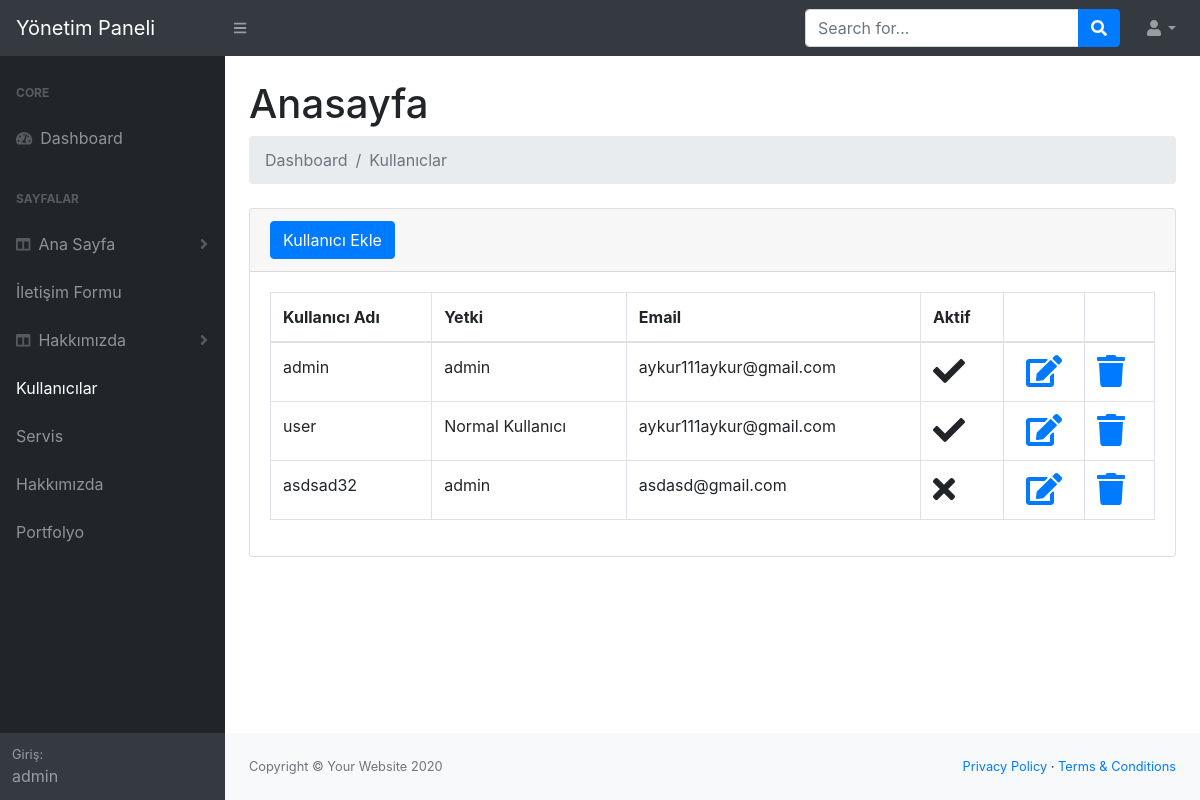
/site/site/admin/kullanici.php (signed in), run on the app's committed database.
### tables this page shows
CREATE TABLE `kullanici` (
  `id` int(11) NOT NULL,
  `kadi` varchar(50) NOT NULL,
  `parola` varchar(50) NOT NULL,
  `yetki` tinyint(4) NOT NULL,
  `email` varchar(50) NOT NULL,
  `aktif` tinyint(1) NOT NULL DEFAULT '1'
);

### site/site/admin/kullanici.php (the view, shortened to what this page needs)
<?php
include("incadmin/adminhead.php");
?>
<main>
    <div class="container-fluid">
        <h1 class="mt-4">Anasayfa</h1>
        <ol class="breadcrumb mb-4">
            <li class="breadcrumb-item active">Dashboard</li>
            <li class="breadcrumb-item active">Kullanıclar</li>
        </ol>
        <div class="card mb-4">
            <div class="card-header">
               <a href="kullaniciekle.php" class="btn btn-primary">Kullanıcı Ekle</a>
            </div>
            <div class="card-body">
                <div class="table-responsive">
                    <table class="table table-bordered" id="" width="100%" cellspacing="0">
                        <thead>
                            <tr>
                                <th>Kullanıcı Adı</th>
                                <th>Yetki</th>
                                <th>Email</th>
                                <th>Aktif</th>
                                <th></th>
                                <th></th>
                            </tr>
                        </thead>
                        <tbody>
                            <?php
                            $sorgu = $baglanti->prepare("select * from kullanici");
                            $sorgu->execute();
                            while ($sonuc = $sorgu->fetch()) {
                            ?>
                                <tr>
                                    <td><?php echo $sonuc["kadi"]; ?></td>
                                    <td><?php echo $sonuc["yetki"]==1?"admin":"Normal Kullanıcı"; ?></td>
                                    <td><?php echo $sonuc["email"]; ?></td>
                                    <td><span class="fa fa-2x fa-<?php echo $sonuc["aktif"] == "1" ? "check" : "times" ?>"></span></td>
                                    <td class="text-center"> <a href="kullaniciguncelle.php?id=<?php echo $sonuc["id"]; ?>"><span class="fa fa-edit fa-2x"></span></a></td>
                                    <td>
                                        <a  href="#" data-toggle="modal" data-target="#silmodal<?php echo $sonuc["id"]; ?>"><span class="fa fa-trash fa-2x"></span></a>
                                    </td>
                                </tr>
                            <?php
                            }
                            ?>
                        </tbody>
                    </table>
                </div>
            </div>
        </div>
    </div>
</main>
<?php
include("incadmin/adminfooter.php");
?>

### data on the page
kullanici: kadi "admin", yetki "admin", email "aykur111aykur@gmail.com", aktif 1 (drawn)
kullanici: kadi "user", yetki "Normal Kullanıcı", email "aykur111aykur@gmail.com", aktif 1 (drawn)
kullanici: kadi "asdsad32", yetki "admin", email "asdasd@gmail.com", aktif 0 (drawn)

### other printed values
$_SESSION["kadi"] "admin"
